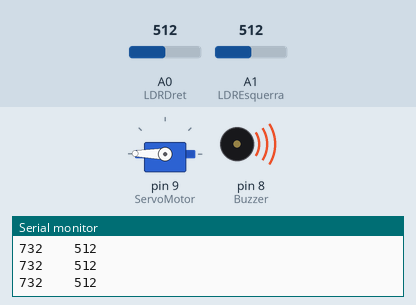
Recording of a sketch running on a simulated Arduino Uno, built with avr-gcc and run on an emulated ATmega328P. On the bench: servo, buzzer (waves = sounding, pin HIGH), the last lines printed to the serial monitor. The test bench sets the inputs (shaded band); at power-on: A1 (LDREsquerra) = 512, A0 (LDRDret) = 512.

Above: at 1.2 s.
1.3 s: A1 (LDREsquerra) set to 339
4.3 s: A1 (LDREsquerra) set to 306
At 4.6 s:
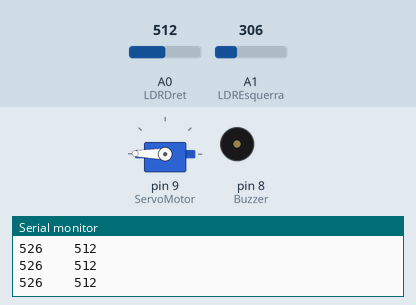
5.8 s: A0 (LDRDret) set to 541
7.3 s: A0 (LDRDret) set to 572
At 10.1 s:
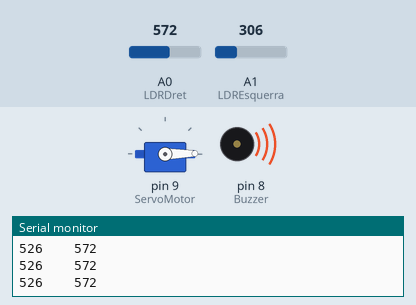
10.3 s: A0 (LDRDret) set to 0
At 10.77 s:
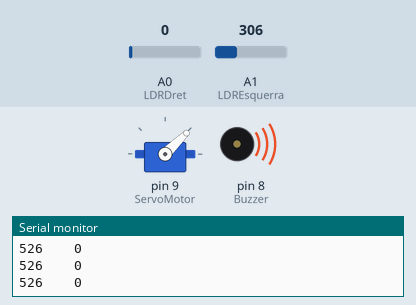
13.3 s: A0 (LDRDret) set to 484
14.8 s: A0 (LDRDret) set to 513
At 16.2 s:
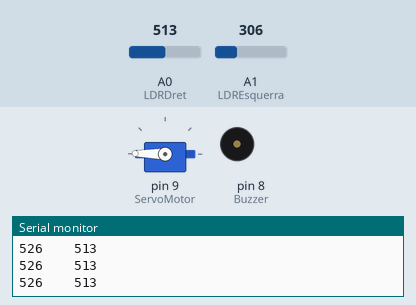
Timing chart, 0 to 17.3 s (numbered marks = the images above; inputs shaded):
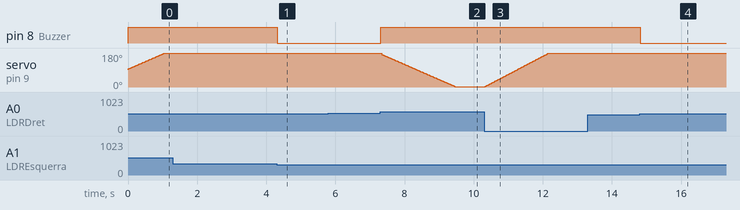

The sketch:

001_Zumbador.ino
```cpp
/**********************************************************************************
**                                                                               **
**                           Iker Clemente Palacios                              **
**                                   23/11/23                                    **
**                         Programa complet del girasol                          **
**                                                                               **
**********************************************************************************/

//********** Includes *************************************************************
#include <Servo.h>

//********** Variables ************************************************************
Servo myservo;

int pos=90; //variable per emmagatzemar la variable del servo log 6
int esquerra=0; //Valor llegit del LDR esquerra
int dreta=0;  //Valor llegit del LDR dreta
const int LDREsquerra=15; //Fotoresistencia pin analogico 1 de arduino
const int LDRDret=14;
const int ServoMotor=9;
const int Buzzer=8;


//********** Setup ****************************************************************
void setup()
{
  Serial.begin(9600);
  myservo.attach(ServoMotor);
  myservo.write(pos);
  pinMode(LDREsquerra,INPUT);
  pinMode(LDRDret,INPUT);    // Make sure backlight is on
  pinMode(Buzzer,OUTPUT);
}

//********** Loop *****************************************************************
void loop()
{
  //llegeix el valor dels LDR
  esquerra=analogRead(LDREsquerra)+220; //Sumamos 220 para igualar el valor de los LDR
  dreta=analogRead(LDRDret);
  Serial.print(esquerra);
  Serial.print("    ");
  Serial.println(dreta);


if (esquerra >(dreta +30))
{
  if (pos < 179)
 {
  pos=pos+1;
  digitalWrite(Buzzer,HIGH);
 }
 myservo.write(pos);
}
//comproba que la esquerra sigui mayor que la dreta, si es aixi moure a la esquerra
else if(dreta > (esquerra +30))
{
  if (pos > 1)
  {
    pos=pos-1;
    digitalWrite(Buzzer,HIGH);
  }
  myservo.write(pos);
}
else
{
  digitalWrite(Buzzer,LOW);
  delay(20);
} }

//********** Funcions *************************************************************
```

Measured:
- the behaviour switches between 323 and 322 on A1 (LDREsquerra) (found by bisection; images 0 and 1)
- the behaviour switches between 556 and 557 on A0 (LDRDret) (found by bisection; images 1 and 2)
- the behaviour switches between 495 and 496 on A0 (LDRDret) (found by bisection; images 3 and 4)
- after the input at 4.3 s, pin 8 (Buzzer): HIGH → LOW at once
- after the input at 7.3 s, pin 8 (Buzzer): LOW → HIGH at once; servo on pin 9 (ServoMotor): moves from 179° to 1° over 2.2 s, starting at once
- after the input at 10.3 s, servo on pin 9 (ServoMotor): moves from 1° to 179° over 1.8 s, starting at once
- after the input at 14.8 s, pin 8 (Buzzer): HIGH → LOW at once
